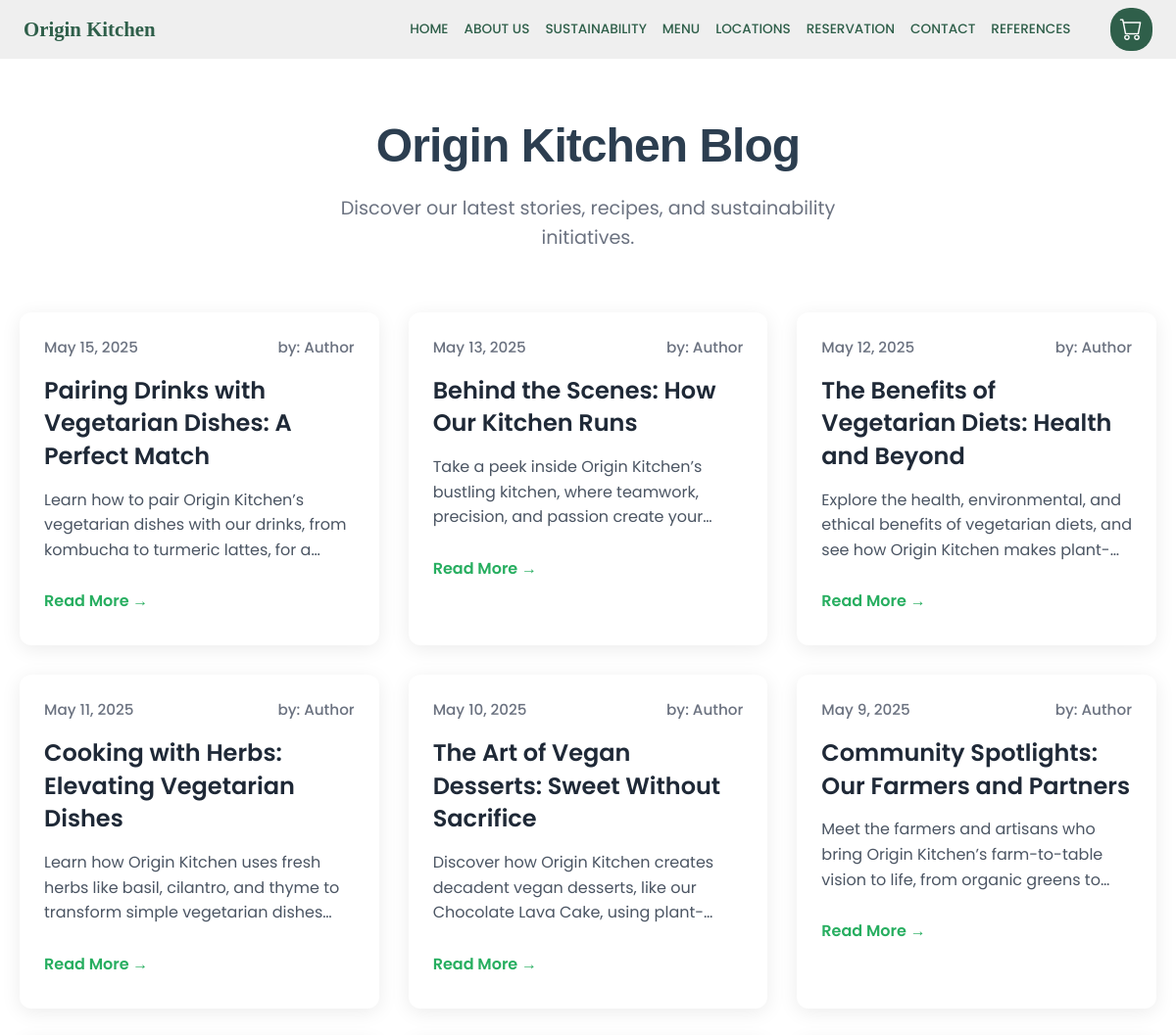
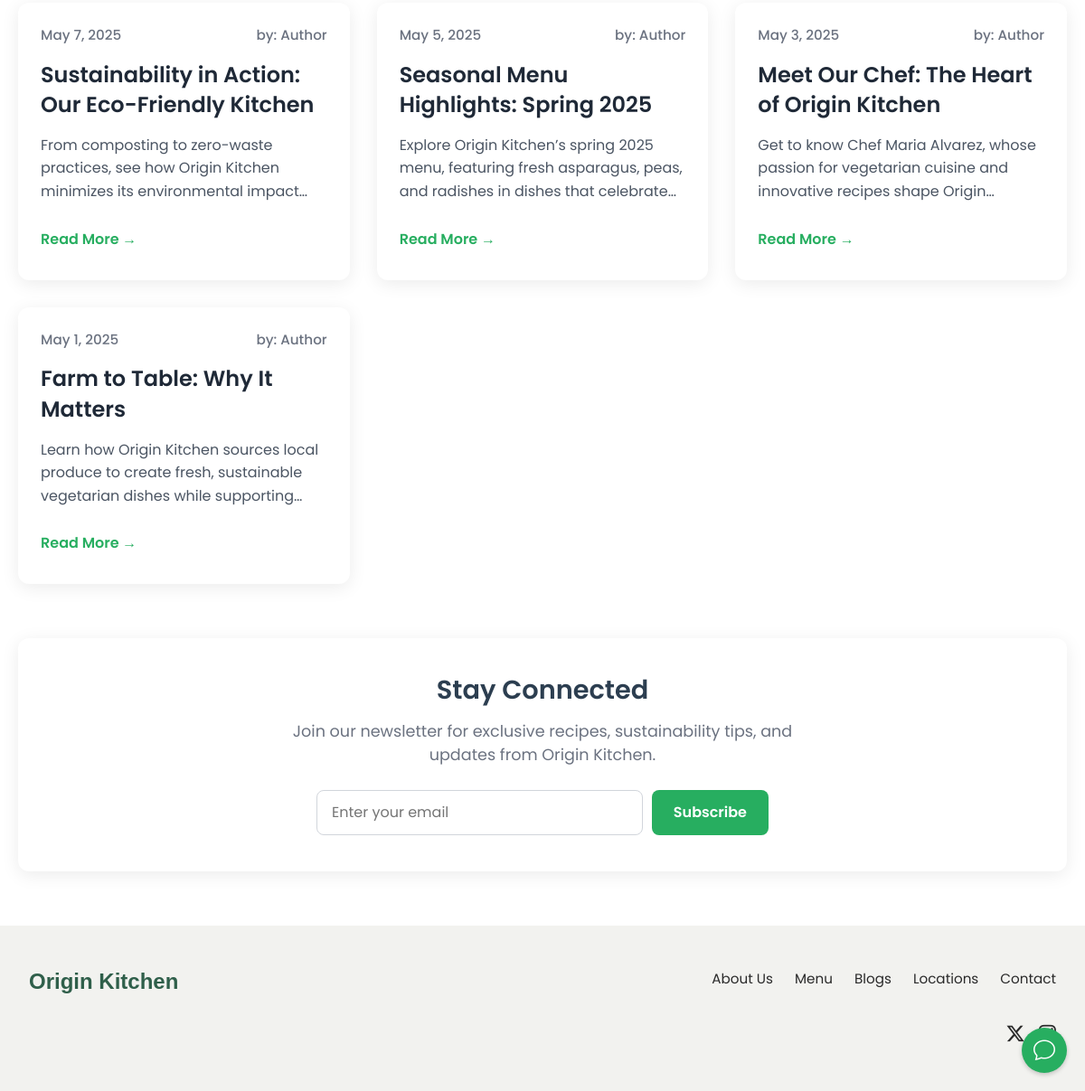
Screenshot of /blog/ with the database file from the repository (2 pictures, top to bottom).
### website/models.py (models this page shows, shortened)
class Blog(models.Model):
    title = models.CharField(max_length=200)
    content = models.TextField()
    preview = models.TextField(max_length=500)
    image = models.ImageField(upload_to='blog_images/')
    date_posted = models.DateTimeField(default=timezone.now)
    class Meta:
        ordering = ['-date_posted']

### website/views.py (the view)
# urls.py: 2. Add a URL to urlpatterns:  path('blog/', include('blog.urls'))
def blog(request):
    blog_posts = Blog.objects.all()
    return render(request, 'website/blog.html', {'blog_posts': blog_posts})

### templates/website/blog.html (shortened to what this page needs)
{% extends 'website/base.html' %}
{% load static %}
{% block content %}
<div class="blog-container">
  <div class="blog-header">
    <h1>Origin Kitchen Blog</h1>
    <p>Discover our latest stories, recipes, and sustainability initiatives.</p>
  </div>
  {% if blog_posts %}
  <div class="blog-grid">
    {% for post in blog_posts %}
    <div class="blog-card" role="article">
      <div class="blog-content">
        <div class="blog-meta">
          <span class="blog-date">{{ post.date_posted|date:"F j, Y" }}</span>
          <span class="blog-author">by: Author</span>
        </div>
        <h2 class="blog-title">{{ post.title }}</h2>
        <p class="blog-preview">{{ post.preview }}</p>
        <a href="{% url 'blog_detail' post.id %}" class="read-more">Read More →</a>
      </div>
    </div>
    {% endfor %}
  </div>
  <div class="blog-footer">
    <h3>Stay Connected</h3>
    <p>Join our newsletter for exclusive recipes, sustainability tips, and updates from Origin Kitchen.</p>
    <form class="newsletter-form" action="" method="post">
      <input type="email" name="email" placeholder="Enter your email" required aria-label="Email for newsletter">
      <button type="submit" class="newsletter-btn">Subscribe</button>
    </form>
  </div>
  {% else %}
  <div class="no-posts">
    <p>No blog posts available. Check back soon for new stories!</p>
    <a href="{% url 'menu' %}" class="explore-menu">Explore Our Menu</a>
  </div>
  {% endif %}
</div>
{% endblock %}

### website/static/website/styles.css (style rules this page uses)
* { box-sizing: border-box; margin: 0; padding: 0; }
body { font-family: 'Poppins', sans-serif; color: #2A2A2A; background-color: #ffffff; margin: 0; overflow-x: hidden; display: flex; flex-direction: column; min-height: 100vh; }
h1 { font-family: 'Butler', sans-serif; font-size: 2rem; font-weight: 700; color: #2F5F4A; margin-bottom: 2rem; }

### templates/website/base.html (style rules this page uses)
body { display: flex; flex-direction: column; min-height: 100vh; margin: 0; }

### templates/website/blog.html (style rules this page uses)
.blog-container { max-width: 1200px; margin: 0 auto; padding: 60px 20px; }
.blog-header { text-align: center; margin-bottom: 60px; }
.blog-header h1 { font-size: 3rem; font-weight: 700; color: #2c3e50; margin-bottom: 20px; letter-spacing: -0.02em; }
.blog-header p { font-size: 1.2rem; color: #6b7280; max-width: 600px; margin: 0 auto; line-height: 1.6; }
.blog-grid { display: grid; grid-template-columns: repeat(auto-fit, minmax(320px, 1fr)); gap: 30px; animation: fadeIn 0.5s ease-in; }
.blog-card { background: #ffffff; border-radius: 12px; overflow: hidden; box-shadow: 0 4px 20px rgba(0, 0, 0, 0.08); transition: transform 0.3s ease, box-shadow 0.3s ease; }
.blog-content { padding: 25px; }
.blog-meta { display: flex; justify-content: space-between; align-items: center; margin-bottom: 15px; font-size: 0.95rem; color: #6b7280; }
.blog-date, .blog-author { font-weight: 500; }
.blog-title { font-size: 1.5rem; font-weight: 600; color: #1f2937; margin-bottom: 15px; line-height: 1.4; }
.blog-preview { font-size: 1rem; color: #4b5563; margin-bottom: 20px; line-height: 1.6; display: -webkit-box; -webkit-line-clamp: 3; -webkit-box-orient: vertical; overflow: hidden; text-overflow: ellipsis; }
.read-more { display: inline-flex; align-items: center; color: #27ae60; font-size: 1rem; font-weight: 600; text-decoration: none; transition: color 0.2s ease, transform 0.2s ease; padding: 8px 0; }
.blog-footer { margin-top: 60px; text-align: center; padding: 40px 20px; background: #ffffff; border-radius: 12px; box-shadow: 0 4px 20px rgba(0, 0, 0, 0.08); }
.blog-footer h3 { font-size: 1.8rem; font-weight: 600; color: #2c3e50; margin-bottom: 15px; }
.blog-footer p { font-size: 1.1rem; color: #6b7280; margin-bottom: 25px; max-width: 600px; margin-left: auto; margin-right: auto; }
.newsletter-form { display: flex; justify-content: center; gap: 10px; max-width: 500px; margin: 0 auto; }
.newsletter-form input { padding: 12px 16px; font-size: 1rem; border: 1px solid #d1d5db; border-radius: 8px; flex: 1; outline: none; transition: border-color 0.2s ease; }
.newsletter-btn { padding: 12px 24px; background: #27ae60; color: #ffffff; font-size: 1rem; font-weight: 600; border: none; border-radius: 8px; cursor: pointer; transition: background 0.2s ease, transform 0.2s ease; }

### rows the page displays
Blog: date_posted "May 15, 2025", title "Pairing Drinks with Vegetarian Dishes: A Perfect Match", preview "Learn how to pair Origin Kitchen’s vegetarian dishes with our drinks, from kombucha to turmeric lattes, for…"
Blog: date_posted "May 13, 2025", title "Behind the Scenes: How Our Kitchen Runs", preview "Take a peek inside Origin Kitchen’s bustling kitchen, where teamwork, precision, and passion create…"
Blog: date_posted "May 12, 2025", title "The Benefits of Vegetarian Diets: Health and Beyond", preview "Explore the health, environmental, and ethical benefits of vegetarian diets, and see how Origin Kitchen…"
Blog: date_posted "May 11, 2025", title "Cooking with Herbs: Elevating Vegetarian Dishes", preview "Learn how Origin Kitchen uses fresh herbs like basil, cilantro, and thyme to transform simple vegetarian…"
Blog: date_posted "May 10, 2025", title "The Art of Vegan Desserts: Sweet Without Sacrifice", preview "Discover how Origin Kitchen creates decadent vegan desserts, like our Chocolate Lava Cake,…"
Blog: date_posted "May 9, 2025", title "Community Spotlights: Our Farmers and Partners", preview "Meet the farmers and artisans who bring Origin Kitchen’s farm-to-table vision to life, from organic greens…"
Blog: date_posted "May 7, 2025", title "Sustainability in Action: Our Eco-Friendly Kitchen", preview "From composting to zero-waste practices, see how Origin Kitchen minimizes its environmental…"
Blog: date_posted "May 5, 2025", title "Seasonal Menu Highlights: Spring 2025", preview "Explore Origin Kitchen’s spring 2025 menu, featuring fresh asparagus, peas, and radishes in dishes that…"
Blog: date_posted "May 3, 2025", title "Meet Our Chef: The Heart of Origin Kitchen", preview "Get to know Chef Maria Alvarez, whose passion for vegetarian cuisine and innovative recipes shape…"
Blog: date_posted "May 1, 2025", title "Farm to Table: Why It Matters", preview "Learn how Origin Kitchen sources local produce to create fresh, sustainable vegetarian dishes while…"
